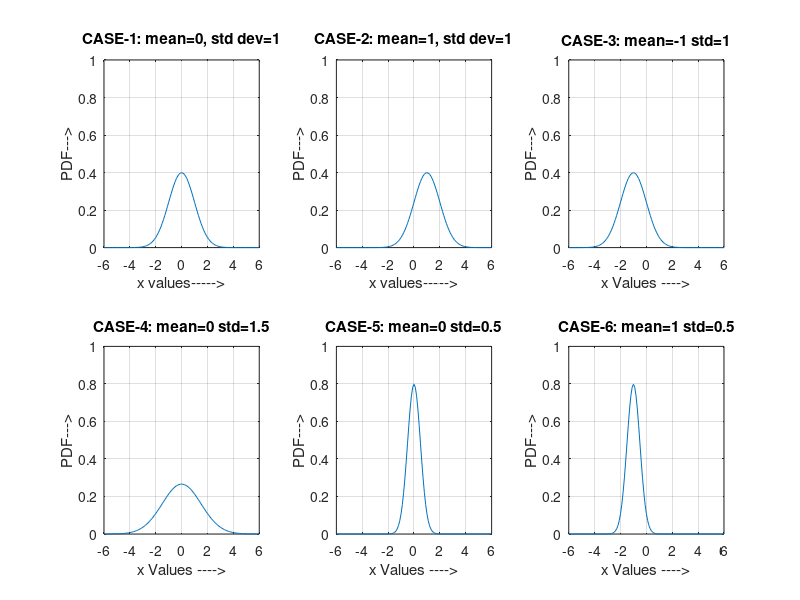

The MATLAB source for this figure:
%Name: Jay Kotwal
% Roll_No: 32137
clc;
clear;
close all;

Name=input("Enter the Name: ",'s');
Roll_No=input("Enter the Roll Number: ");  
disp(Name);
disp(Roll_No);
pkg load statistics;
%                            EXPERIMENT-1 <<Part-A>>
% Write a program to plot PDF of a Gaussian (Normal) Random Variable for:
%      CASE-1 Standard Gaussian: mean = 0 and standard deviation = 1
%      CASE-2 General Gaussian: mean = 1 and standard deviation = 1
%      CASE-3 General Gaussian: mean = -1 and standard deviation = 1
%      CASE-4 General Gaussian: mean = 0 and standard deviation = 1.5
%      CASE-5 General Gaussian: mean = 0 and standard deviation = 0.5
%      CASE-6 General Gaussian: mean = 1 and standard deviation = 0.5

% Plotting Case-1:
  m = 0;        # Given: mean = 0
  sd = 1;       # Given: standard deviation = 1
  x=-6:0.1:6; # Define suitable range of x values (as per our choice).
  y=normpdf(x,m,sd); # Calculate values of Normal PDF for all xs.
# Note: The 'normpdf' function belongs to the statistics package.
#       To load the package,run 'pkg load statistics' from the Octave prompt
#       in command window before running this program.

  figure(1)   # Open a figure window named as figure-1.
# We wish to plot all the cases (Total 6 Plots) in the same figure window.
# Use 2 rows & 3 columns so that we have total 6 plots as shown below.
#           +-----+-----+-----+
#           |  1  |  2  |  3  |
#           +-----+-----+-----+
#           |  4  |  5  |  6  |
#           +-----+-----+-----+
  subplot(2,3,1)  # The plot (Case-1) will be on location-1 as shown above.
  plot(x,y)       # To plot Case-1 (y vs x).
  axis([-6 6 0 1]) # x-axis ranges from -6 to 6 & y-axis ranges from 0 to 1.
  xlabel('x values----->');
  ylabel('PDF--->');
  title('CASE-1: mean=0, std dev=1') # Title of the plot
  grid on;

% Plotting Case-2:
% Write the code yourself to plot Case-2 on Location-2 with given mean and
% standard deviation.
  m = 1;        # Given: mean = 1
  sd = 1;       # Given: standard deviation = 1
  x=-6:0.1:6; # Define suitable range of x values (as per our choice).
  y=normpdf(x,m,sd); # Calculate values of Normal PDF for all xs.
  subplot(2,3,2)  # The plot (Case-1) will be on location-1 as shown above.
  plot(x,y)       # To plot Case-1 (y vs x).
  axis([-6 6 0 1]) # x-axis ranges from -10 to 10 & y-axis ranges from 0 to 1.
  xlabel('x values----->');
  ylabel('PDF--->');
  title('CASE-2: mean=1, std dev=1') # Title of the plot
  grid on;

% Plotting Case-3:
% Write the code yourself to plot Case-2 on Location-3 with given mean and
% standard deviation.
m=-1;
sd= 1;
x=-6:0.1:6;
y=normpdf(x,m,sd);
subplot(2,3,3);
plot(x,y);
axis([-6 6 0 1]);
xlabel('x Values ---->');
ylabel('PDF--->');
title('CASE-3: mean=-1 std=1');
grid on;

% Plotting Case-4:
% Write the code yourself to plot Case-2 on Location-4 with given mean and
% standard deviation.
m=0;
sd= 1.5;
x=-6:0.1:6;
y=normpdf(x,m,sd);
subplot(2,3,4);
plot(x,y);
axis([-6 6 0 1]);
xlabel('x Values ---->');
ylabel('PDF--->');
title('CASE-4: mean=0 std=1.5');
grid on;

% Plotting Case-5:
% Write the code yourself to plot Case-2 on Location-5 with given mean and
% standard deviation.
m=0;
sd= 0.5;
x=-6:0.1:6;
y=normpdf(x,m,sd);
subplot(2,3,5);
plot(x,y);
axis([-6 6 0 1]);
xlabel('x Values ---->');
ylabel('PDF--->');
title('CASE-5: mean=0 std=0.5');
grid on;

% Plotting Case-6:
% Write the code yourself to plot Case-2 on Location-6 with given mean and
% standard deviation.
% standard deviation.clc;
m=-1;
sd= 0.5;
x=-6:0.1:6;
y=normpdf(x,m,sd);
subplot(2,3,6);
plot(x,y);
axis([-6 6 0 1]);
xlabel('x Values ---->');
ylabel('PDF--->');
title('CASE-6: mean=1 std=0.5');
grid on;